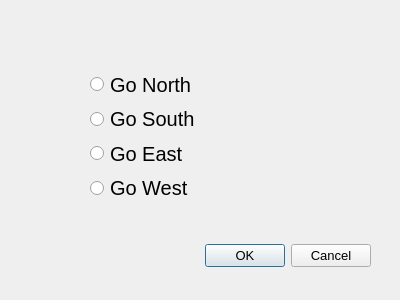
<?xml version="1.0" encoding="UTF-8"?>
<ui version="4.0">
 <class>selectMove</class>
 <widget class="QDialog" name="selectMove">
  <property name="geometry">
   <rect>
    <x>0</x>
    <y>0</y>
    <width>400</width>
    <height>300</height>
   </rect>
  </property>
  <property name="minimumSize">
   <size>
    <width>400</width>
    <height>300</height>
   </size>
  </property>
  <property name="maximumSize">
   <size>
    <width>400</width>
    <height>300</height>
   </size>
  </property>
  <property name="windowTitle">
   <string>Dialog</string>
  </property>
  <widget class="QDialogButtonBox" name="buttonBox">
   <property name="geometry">
    <rect>
     <x>30</x>
     <y>240</y>
     <width>341</width>
     <height>32</height>
    </rect>
   </property>
   <property name="font">
    <font>
     <pointsize>10</pointsize>
    </font>
   </property>
   <property name="orientation">
    <enum>Qt::Horizontal</enum>
   </property>
   <property name="standardButtons">
    <set>QDialogButtonBox::Cancel|QDialogButtonBox::Ok</set>
   </property>
  </widget>
  <widget class="QWidget" name="verticalLayoutWidget">
   <property name="geometry">
    <rect>
     <x>90</x>
     <y>70</y>
     <width>251</width>
     <height>132</height>
    </rect>
   </property>
   <layout class="QVBoxLayout" name="buttonsLayout">
    <item>
     <widget class="QRadioButton" name="fButton">
      <property name="font">
       <font>
        <pointsize>15</pointsize>
       </font>
      </property>
      <property name="text">
       <string>Go North</string>
      </property>
     </widget>
    </item>
    <item>
     <widget class="QRadioButton" name="bButton">
      <property name="font">
       <font>
        <pointsize>15</pointsize>
       </font>
      </property>
      <property name="text">
       <string>Go South</string>
      </property>
     </widget>
    </item>
    <item>
     <widget class="QRadioButton" name="rButton">
      <property name="font">
       <font>
        <pointsize>15</pointsize>
       </font>
      </property>
      <property name="text">
       <string>Go East</string>
      </property>
     </widget>
    </item>
    <item>
     <widget class="QRadioButton" name="lButton">
      <property name="font">
       <font>
        <pointsize>15</pointsize>
       </font>
      </property>
      <property name="text">
       <string>Go West</string>
      </property>
     </widget>
    </item>
   </layout>
  </widget>
 </widget>
 <resources/>
 <connections>
  <connection>
   <sender>buttonBox</sender>
   <signal>accepted()</signal>
   <receiver>selectMove</receiver>
   <slot>accept()</slot>
   <hints>
    <hint type="sourcelabel">
     <x>248</x>
     <y>254</y>
    </hint>
    <hint type="destinationlabel">
     <x>157</x>
     <y>274</y>
    </hint>
   </hints>
  </connection>
  <connection>
   <sender>buttonBox</sender>
   <signal>rejected()</signal>
   <receiver>selectMove</receiver>
   <slot>reject()</slot>
   <hints>
    <hint type="sourcelabel">
     <x>316</x>
     <y>260</y>
    </hint>
    <hint type="destinationlabel">
     <x>286</x>
     <y>274</y>
    </hint>
   </hints>
  </connection>
 </connections>
</ui>
